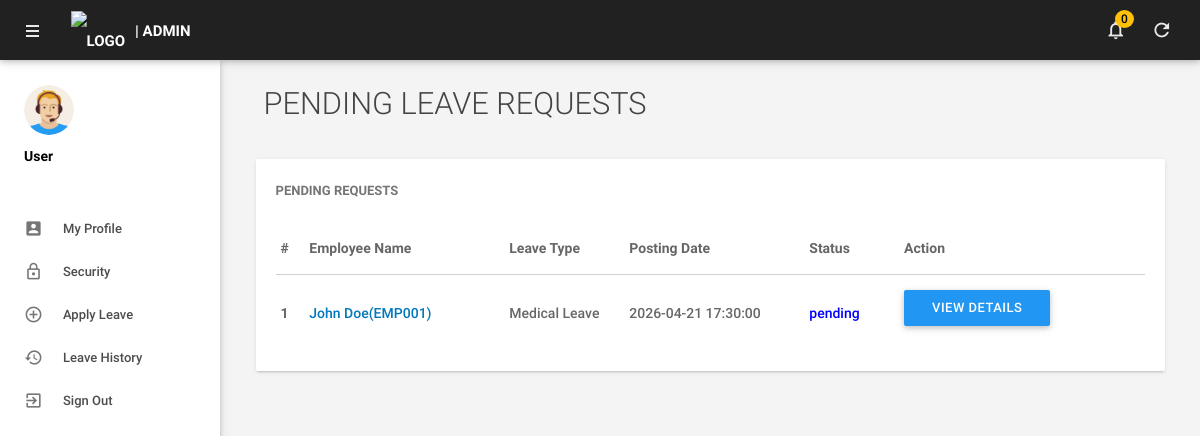
Page /admin/pending-leaves.php (signed in) on the committed database.
### tables this page shows
CREATE TABLE `tblleaves` (
  `id` int(11) NOT NULL AUTO_INCREMENT,
  `LeaveType` varchar(110) NOT NULL,
  `FromDate` date NOT NULL,
  `ToDate` date NOT NULL,
  `DaysRequested` int(11) DEFAULT 0,
  `Description` mediumtext NOT NULL,
  `PostingDate` timestamp NOT NULL DEFAULT CURRENT_TIMESTAMP,
  `AdminRemark` mediumtext,
  `AdminRemarkDate` varchar(120) DEFAULT NULL,
  `Status` int(1) NOT NULL DEFAULT 0,
  `IsRead` int(1) NOT NULL DEFAULT 0,
  `empid` int(11) NOT NULL,
  PRIMARY KEY (`id`)
);

CREATE TABLE `tblemployees` (
  `id` int(11) NOT NULL AUTO_INCREMENT,
  `EmpId` varchar(100) NOT NULL,
  `FirstName` varchar(150) NOT NULL,
  `LastName` varchar(150) NOT NULL,
  `EmailId` varchar(200) NOT NULL,
  `Password` varchar(255) NOT NULL,
  `Gender` varchar(100) DEFAULT NULL,
  `Dob` varchar(100) DEFAULT NULL,
  `Department` varchar(255) DEFAULT NULL,
  `Address` varchar(255) DEFAULT NULL,
  `City` varchar(200) DEFAULT NULL,
  `State` varchar(150) DEFAULT NULL,
  `Country` varchar(150) DEFAULT 'Nigeria',
  `Phonenumber` char(15) DEFAULT NULL,
  `Status` int(1) NOT NULL DEFAULT 1,
  `role` int(11) NOT NULL,
  `LeavesTaken` int(11) DEFAULT 0,
  `ExtraLeaves` int(11) DEFAULT 0,
  `imageFileName` varchar(255) DEFAULT 'profile-image.png',
  `hash` varchar(255) DEFAULT NULL,
  `RegDate` timestamp NOT NULL DEFAULT CURRENT_TIMESTAMP,
  PRIMARY KEY (`id`),
  UNIQUE KEY `EmailId` (`EmailId`),
  UNIQUE KEY `EmpId` (`EmpId`)
);

### models/Leave.php (called while the page is built, shortened)
<?php
require_once(dirname(__FILE__) . '/../includes/config.php');
class Leave {
    private $dbh;
    public function __construct() {
        global $dbh;
        $this->dbh = $dbh;
    }
    public function getByStatus($status) {
        $sql = "SELECT l.id as lid, e.FirstName, e.LastName, e.EmpId, e.id as empid, l.LeaveType, l.PostingDate, l.Status FROM tblleaves l JOIN tblemployees e ON l.empid = e.id WHERE l.Status = ? ORDER BY l.PostingDate DESC";
        $stmt = $this->dbh->prepare($sql);
        $stmt->execute([$status]);
        return $stmt->fetchAll(PDO::FETCH_OBJ);
    }
}

### admin/pending-leaves.php (the view, shortened to what this page needs)
<?php
include('includes/config.php');
require_once('../models/Leave.php');
$leaveModel = new Leave();
$leaves = $leaveModel->getByStatus(0);
?>
<!DOCTYPE html>
<html lang="en">
<head>
    <?php include('includes/head.php');?>
</head>
<body>
    <?php include('includes/header.php');?>
    <?php include('includes/sidebar.php');?>
    <main class="mn-inner">
        <div class="row">
            <div class="col s12">
                <div class="page-title">Pending Leave Requests</div>
            </div>
            <div class="col s12 m12 l12">
                <div class="card">
                    <div class="card-content">
                        <span class="card-title">Pending Requests</span>
                        <table id="example" class="display responsive-table">
                            <thead>
                                <tr>
                                    <th>#</th>
                                    <th width="200">Employee Name</th>
                                    <th width="120">Leave Type</th>
                                    <th width="180">Posting Date</th>
                                    <th>Status</th>
                                    <th align="center">Action</th>
                                </tr>
                            </thead>
                            <tbody>
                                <?php
                                $cnt = 1;
                                if ($leaves) {
                                    foreach ($leaves as $leave) { ?>
                                        <tr>
                                            <td><b><?php echo htmlentities($cnt);?></b></td>
                                            <td><a href="editemployee.php?empid=<?php echo htmlentities($leave->empid);?>" target="_blank"><?php echo htmlentities($leave->FirstName." ".$leave->LastName);?>(<?php echo htmlentities($leave->EmpId);?>)</a></td>
                                            <td><?php echo htmlentities($leave->LeaveType);?></td>
                                            <td><?php echo htmlentities($leave->PostingDate);?></td>
                                            <td><span style="color: blue">pending</span></td>
                                            <td><a href="leave-details.php?leaveid=<?php echo htmlentities($leave->lid);?>" class="waves-effect waves-light btn blue m-b-xs"> View Details</a></td>
                                        </tr>
                                <?php
                                        $cnt++;
                                    }
                                }
                                ?>
                            </tbody>
                        </table>
                    </div>
                </div>
            </div>
        </div>
    </main>
</body>
</html>

### includes/head.php (style rules this page uses)
.page-title { font-weight: 300 !important; color: #444; margin-bottom: 30px; font-size: 2.2rem; }

### rows in the picture
tblleaves: tblemployees.FirstName+LastName "John Doe", tblemployees.EmpId "EMP001", LeaveType "Medical Leave", PostingDate "2026-04-21 17:30:00"

### other values in the picture
$h_title "| ADMIN"
$h_unread "0"
$sidebar_user_name "User"
